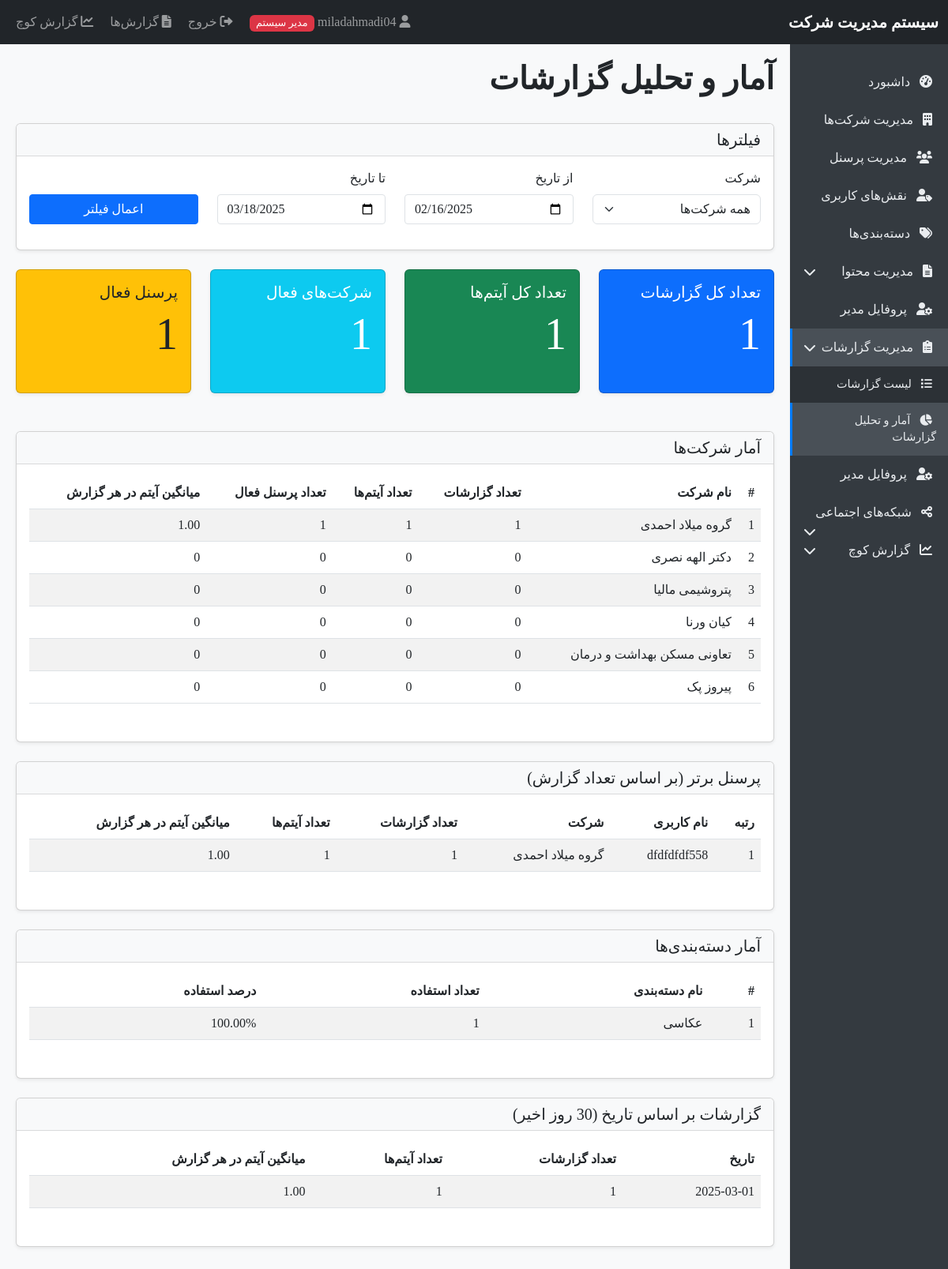
Before: /report_management.php (signed in) with the older database file.
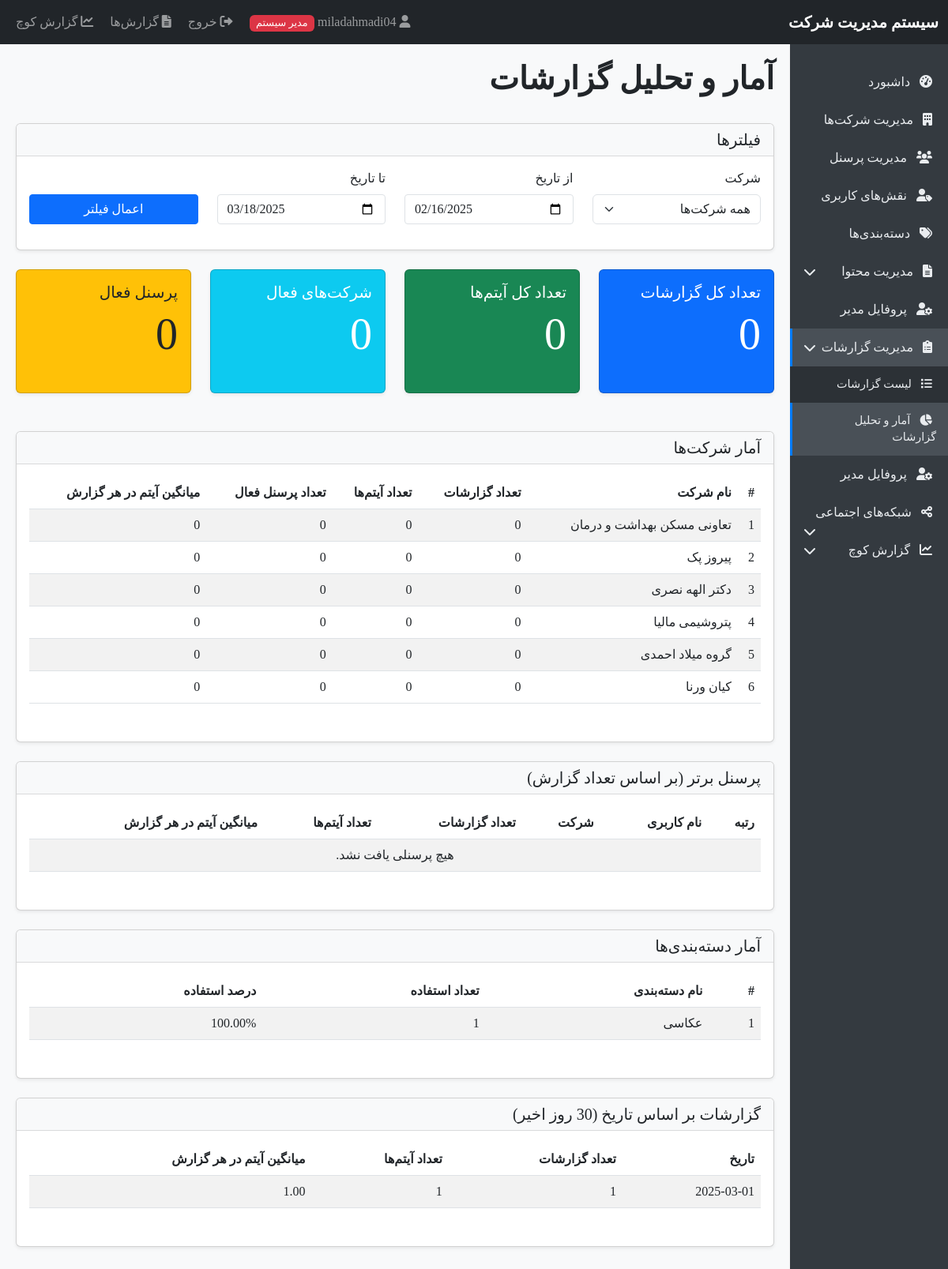
After: the same page with the newer database file.
### tables this page shows
CREATE TABLE `companies` (
  `id` int(11) NOT NULL,
  `name` varchar(100) NOT NULL,
  `is_active` tinyint(1) DEFAULT 1,
  `created_at` timestamp NOT NULL DEFAULT current_timestamp()
);

CREATE TABLE `personnel` (
  `id` int(11) NOT NULL,
  `user_id` int(11) NOT NULL,
  `company_id` int(11) NOT NULL,
  `role_id` int(11) NOT NULL,
  `first_name` varchar(50) NOT NULL,
  `last_name` varchar(50) NOT NULL,
  `gender` enum('male','female') NOT NULL DEFAULT 'male',
  `email` varchar(100) NOT NULL,
  `mobile` varchar(20) NOT NULL,
  `username` varchar(50) NOT NULL,
  `password` varchar(255) NOT NULL,
  `position` varchar(100) DEFAULT NULL,
  `is_active` tinyint(1) DEFAULT 1,
  `created_at` timestamp NOT NULL DEFAULT current_timestamp()
);

CREATE TABLE `categories` (
  `id` int(11) NOT NULL,
  `name` varchar(100) NOT NULL,
  `created_at` timestamp NOT NULL DEFAULT current_timestamp()
);

### report_management.php (the view, shortened to what the changed rows need)
<?php
require_once 'database.php';
$startDate = isset($_GET['start_date']) ? clean($_GET['start_date']) : date('Y-m-d', strtotime('-30 days'));
$endDate = isset($_GET['end_date']) ? clean($_GET['end_date']) : date('Y-m-d');
$companyParams = [];
$companyQuery = "SELECT c.id, c.name, COUNT(r.id) as report_count,
                COUNT(DISTINCT r.personnel_id) as personnel_count,
                (SELECT COUNT(ri.id) FROM report_items ri JOIN reports rep ON ri.report_id = rep.id
                 JOIN personnel p2 ON rep.personnel_id = p2.id
                 WHERE p2.company_id = c.id";
if (!empty($startDate)) {
    $companyQuery .= " AND rep.report_date >= ?";
    $companyParams[] = $startDate;
}
if (!empty($endDate)) {
    $companyQuery .= " AND rep.report_date <= ?";
    $companyParams[] = $endDate;
}
$companyQuery .= ") as item_count
                FROM companies c
                LEFT JOIN personnel p ON c.id = p.company_id
                LEFT JOIN reports r ON p.id = r.personnel_id";
if (!empty($startDate)) {
    $companyQuery .= " AND r.report_date >= ?";
    $companyParams[] = $startDate;
}
if (!empty($endDate)) {
    $companyQuery .= " AND r.report_date <= ?";
    $companyParams[] = $endDate;
}
$companyQuery .= " GROUP BY c.id ORDER BY report_count DESC";
$stmt = $pdo->prepare($companyQuery);
$stmt->execute($companyParams);
$companyStats = $stmt->fetchAll();
$dateParams = [];
$dateQuery = "SELECT r.report_date, COUNT(r.id) as report_count,
             (SELECT COUNT(ri.id) FROM report_items ri WHERE ri.report_id IN
              (SELECT id FROM reports WHERE report_date = r.report_date";
$dateQuery .= ")) as item_count
             FROM reports r";
$whereAdded = false;
if (!empty($startDate)) {
    $dateQuery .= " WHERE r.report_date >= ?";
    $dateParams[] = $startDate;
    $whereAdded = true;
}
if (!empty($endDate)) {
    $dateQuery .= $whereAdded ? " AND" : " WHERE";
    $dateQuery .= " r.report_date <= ?";
    $dateParams[] = $endDate;
}
$dateQuery .= " GROUP BY r.report_date ORDER BY r.report_date DESC LIMIT 30";
$stmt = $pdo->prepare($dateQuery);
$stmt->execute($dateParams);
$dateStats = $stmt->fetchAll();
$categoryParams = [];
$categoryQuery = "SELECT c.id, c.name, COUNT(ric.item_id) as usage_count
                 FROM categories c
                 LEFT JOIN report_item_categories ric ON c.id = ric.category_id
                 LEFT JOIN report_items ri ON ric.item_id = ri.id
                 LEFT JOIN reports r ON ri.report_id = r.id";
$whereAdded = false;
if (!empty($startDate)) {
    $categoryQuery .= " WHERE r.report_date >= ?";
    $categoryParams[] = $startDate;
    $whereAdded = true;
}
if (!empty($endDate)) {
    $categoryQuery .= $whereAdded ? " AND" : " WHERE";
    $categoryQuery .= " r.report_date <= ?";
    $categoryParams[] = $endDate;
}
$categoryQuery .= " GROUP BY c.id ORDER BY usage_count DESC";
$stmt = $pdo->prepare($categoryQuery);
$stmt->execute($categoryParams);
$categoryStats = $stmt->fetchAll();
$personnelParams = [];
$personnelQuery = "SELECT p.id, p.username, COUNT(r.id) as report_count,
                  (SELECT COUNT(ri.id) FROM report_items ri WHERE ri.report_id IN
                   (SELECT id FROM reports WHERE personnel_id = p.id";
if (!empty($startDate)) {
    $personnelQuery .= " AND report_date >= ?";
    $personnelParams[] = $startDate;
}
if (!empty($endDate)) {
    $personnelQuery .= " AND report_date <= ?";
    $personnelParams[] = $endDate;
}
$personnelQuery .= ")) as item_count,
                  c.name as company_name
                  FROM personnel p
                  JOIN companies c ON p.company_id = c.id
                  LEFT JOIN reports r ON p.id = r.personnel_id";
$whereAdded = false;
if (!empty($startDate)) {
    $personnelQuery .= " WHERE r.report_date >= ?";
    $personnelParams[] = $startDate;
    $whereAdded = true;
}
if (!empty($endDate)) {
    $personnelQuery .= $whereAdded ? " AND" : " WHERE";
    $personnelQuery .= " r.report_date <= ?";
    $personnelParams[] = $endDate;
}
$personnelQuery .= " GROUP BY p.id ORDER BY report_count DESC LIMIT 5";
$stmt = $pdo->prepare($personnelQuery);
$stmt->execute($personnelParams);
$topPersonnel = $stmt->fetchAll();
include 'header.php';
?>
<div class="d-flex justify-content-between align-items-center mb-4">
    <h1>آمار و تحلیل گزارشات</h1>
</div>
<div class="row mb-4">
    <div class="col-lg-3 col-md-6 mb-4">
        <div class="card bg-primary text-white h-100">
            <div class="card-body">
                <h5 class="card-title">تعداد کل گزارشات</h5>
                <p class="card-text display-4">
                    <?php
                    $totalReports = 0;
                    foreach ($companyStats as $company) {
                        $totalReports += $company['report_count'];
                    }
                    echo $totalReports;
                    ?>
                </p>
            </div>
        </div>
    </div>
    <div class="col-lg-3 col-md-6 mb-4">
        <div class="card bg-success text-white h-100">
            <div class="card-body">
                <h5 class="card-title">تعداد کل آیتم‌ها</h5>
                <p class="card-text display-4">
                    <?php
                    $totalItems = 0;
                    foreach ($companyStats as $company) {
                        $totalItems += $company['item_count'];
                    }
                    echo $totalItems;
                    ?>
                </p>
            </div>
        </div>
    </div>
    <div class="col-lg-3 col-md-6 mb-4">
        <div class="card bg-info text-white h-100">
            <div class="card-body">
                <h5 class="card-title">شرکت‌های فعال</h5>
                <p class="card-text display-4">
                    <?php
                    $activeCompanies = 0;
                    foreach ($companyStats as $company) {
                        if ($company['report_count'] > 0) {
                            $activeCompanies++;
                        }
                    }
                    echo $activeCompanies;
                    ?>
                </p>
            </div>
        </div>
    </div>
    <div class="col-lg-3 col-md-6 mb-4">
        <div class="card bg-warning text-dark h-100">
            <div class="card-body">
                <h5 class="card-title">پرسنل فعال</h5>
                <p class="card-text display-4">
                    <?php
                    $activePersonnel = 0;
                    foreach ($companyStats as $company) {
                        $activePersonnel += $company['personnel_count'];
                    }
                    echo $activePersonnel;
                    ?>
                </p>
            </div>
        </div>
    </div>
</div>
<div class="card mb-4">
    <div class="card-body">
        <div class="table-responsive">
            <table class="table table-striped">
                <thead>
                    <tr>
                        <th>#</th>
                        <th>نام شرکت</th>
                        <th>تعداد گزارشات</th>
                        <th>تعداد آیتم‌ها</th>
                        <th>تعداد پرسنل فعال</th>
                        <th>میانگین آیتم در هر گزارش</th>
                    </tr>
                </thead>
                <tbody>
                    <?php if (count($companyStats) > 0): ?>
                        <?php foreach ($companyStats as $index => $company): ?>
                            <tr>
                                <td><?php echo $index + 1; ?></td>
                                <td><?php echo $company['name']; ?></td>
                                <td><?php echo $company['report_count']; ?></td>
                                <td><?php echo $company['item_count']; ?></td>
                                <td><?php echo $company['personnel_count']; ?></td>
                                <td>
                                    <?php
                                    if ($company['report_count'] > 0) {
                                        echo number_format($company['item_count'] / $company['report_count'], 2);
                                    } else {
                                        echo '0';
                                    }
                                    ?>
                                </td>
                            </tr>
                        <?php endforeach; ?>
                    <?php else: ?>
                        <tr>
                            <td colspan="6" class="text-center">هیچ آماری یافت نشد.</td>
                        </tr>
                    <?php endif; ?>
                </tbody>
            </table>
        </div>
    </div>
</div>
<div class="card mb-4">
    <div class="card-body">
        <div class="table-responsive">
            <table class="table table-striped">
                <thead>
                    <tr>
                        <th>رتبه</th>
                        <th>نام کاربری</th>
                        <th>شرکت</th>
                        <th>تعداد گزارشات</th>
                        <th>تعداد آیتم‌ها</th>
                        <th>میانگین آیتم در هر گزارش</th>
                    </tr>
                </thead>
                <tbody>
                    <?php if (count($topPersonnel) > 0): ?>
                        <?php foreach ($topPersonnel as $index => $person): ?>
                            <tr>
                                <td><?php echo $index + 1; ?></td>
                                <td><?php echo $person['username']; ?></td>
                                <td><?php echo $person['company_name']; ?></td>
                                <td><?php echo $person['report_count']; ?></td>
                                <td><?php echo $person['item_count']; ?></td>
                                <td>
                                    <?php
                                    if ($person['report_count'] > 0) {
                                        echo number_format($person['item_count'] / $person['report_count'], 2);
                                    } else {
                                        echo '0';
                                    }
                                    ?>
                                </td>
                            </tr>
                        <?php endforeach; ?>
                    <?php else: ?>
                        <tr>
                            <td colspan="6" class="text-center">هیچ پرسنلی یافت نشد.</td>
                        </tr>
                    <?php endif; ?>
                </tbody>
            </table>
        </div>
    </div>
</div>
<div class="card mb-4">
    <div class="card-body">
        <div class="table-responsive">
            <table class="table table-striped">
                <thead>
                    <tr>
                        <th>#</th>
                        <th>نام دسته‌بندی</th>
                        <th>تعداد استفاده</th>
                        <th>درصد استفاده</th>
                    </tr>
                </thead>
                <tbody>
                    <?php if (count($categoryStats) > 0): ?>
                        <?php
                        $totalUsage = 0;
                        foreach ($categoryStats as $category) {
                            $totalUsage += $category['usage_count'];
                        }
                        ?>
                        <?php foreach ($categoryStats as $index => $category): ?>
                            <tr>
                                <td><?php echo $index + 1; ?></td>
                                <td><?php echo $category['name']; ?></td>
                                <td><?php echo $category['usage_count']; ?></td>
                                <td>
                                    <?php
                                    if ($totalUsage > 0) {
                                        echo number_format(($category['usage_count'] / $totalUsage) * 100, 2) . '%';
                                    } else {
                                        echo '0%';
                                    }
                                    ?>
                                </td>
                            </tr>
                        <?php endforeach; ?>
                    <?php else: ?>
                        <tr>
                            <td colspan="4" class="text-center">هیچ دسته‌بندی یافت نشد.</td>
                        </tr>
                    <?php endif; ?>
                </tbody>
            </table>
        </div>
    </div>
</div>
<div class="card">
    <div class="card-body">
        <div class="table-responsive">
            <table class="table table-striped">
                <thead>
                    <tr>
                        <th>تاریخ</th>
                        <th>تعداد گزارشات</th>
                        <th>تعداد آیتم‌ها</th>
                        <th>میانگین آیتم در هر گزارش</th>
                    </tr>
                </thead>
                <tbody>
                    <?php if (count($dateStats) > 0): ?>
                        <?php foreach ($dateStats as $date): ?>
                            <tr>
                                <td><?php echo $date['report_date']; ?></td>
                                <td><?php echo $date['report_count']; ?></td>
                                <td><?php echo $date['item_count']; ?></td>
                                <td>
                                    <?php
                                    if ($date['report_count'] > 0) {
                                        echo number_format($date['item_count'] / $date['report_count'], 2);
                                    } else {
                                        echo '0';
                                    }
                                    ?>
                                </td>
                            </tr>
                        <?php endforeach; ?>
                    <?php else: ?>
                        <tr>
                            <td colspan="4" class="text-center">هیچ گزارشی یافت نشد.</td>
                        </tr>
                    <?php endif; ?>
                </tbody>
            </table>
        </div>
    </div>
</div>
<?php include 'footer.php'; ?>

Changed rows visible on the page:
removed personnel: username "dfdfdfdf558", company.name "گروه میلاد احمدی", report_count "1", item_count "1", report_count "1.00"
shown differently, row unchanged: companies "تعاونی مسکن بهداشت و درمان": moves up the list
shown differently, row unchanged: companies "پیروز پک": moves up the list
shown differently, row unchanged: companies "گروه میلاد احمدی": report_count "1" → "0"; item_count "1" → "0"; personnel_count "1" → "0"; report_count "1.00" → (not shown); now shows "0"; moves down the list
Other visible differences:
$totalReports: "1" → "0"
$totalItems: "1" → "0"
$activeCompanies: "1" → "0"
$activePersonnel: "1" → "0"
text now shown: "هیچ پرسنلی یافت نشد."
